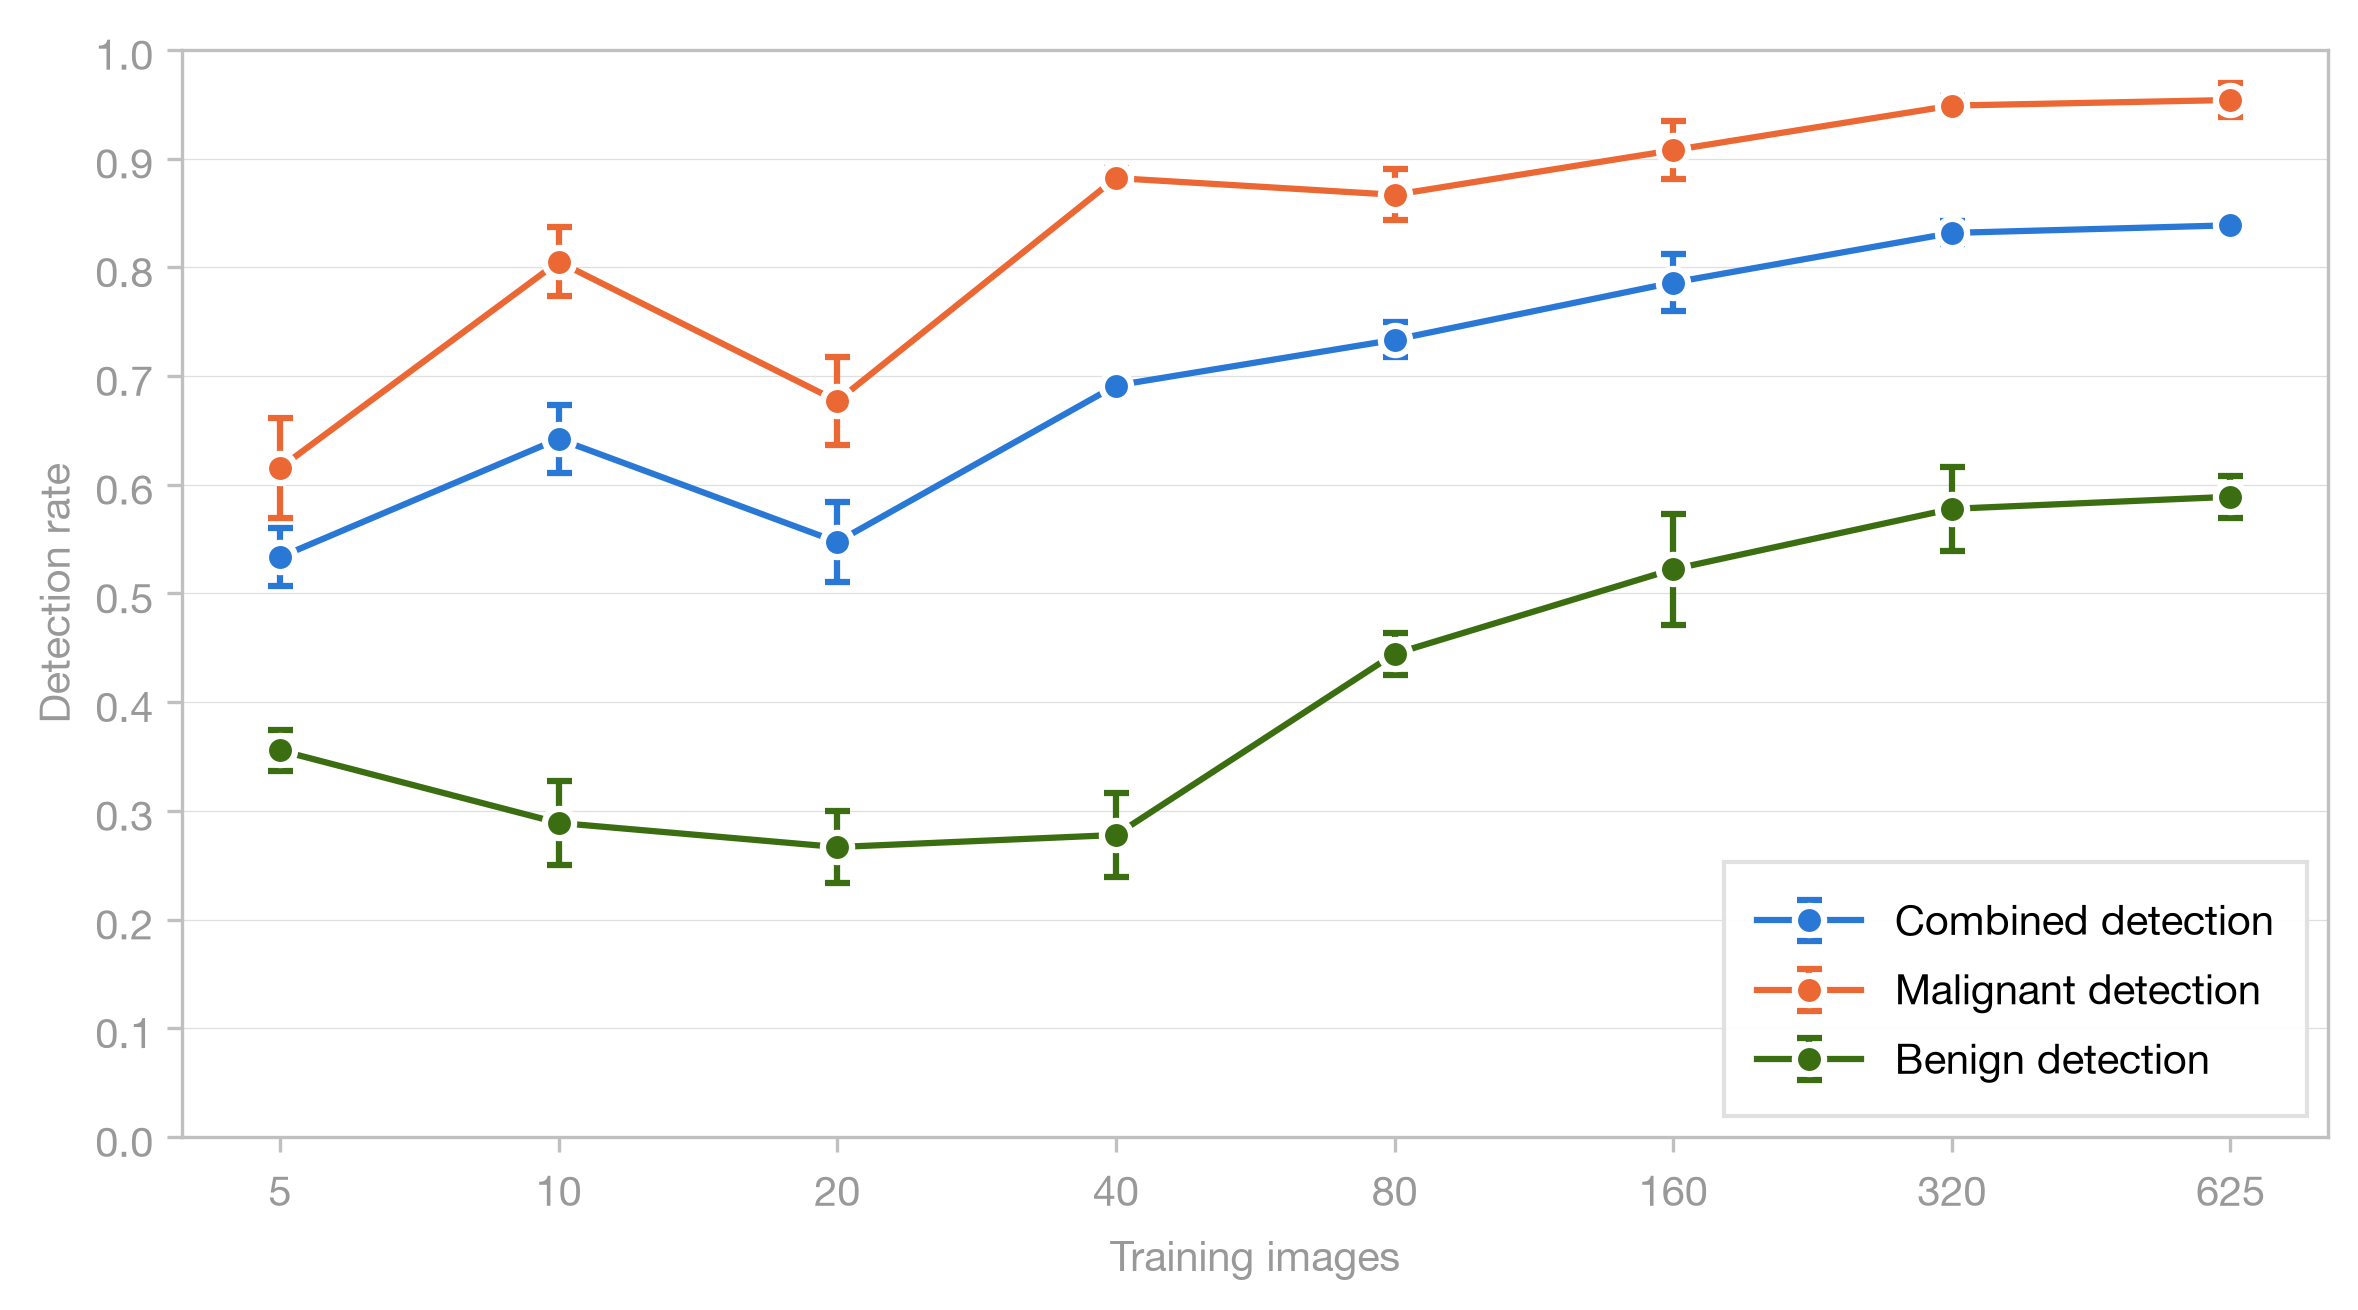

Write the Python code that produced this figure.
"""Overlap detection (IoU > 0) vs. training size for the data-scaling experiment.

Uses the canonical prediction dataset's retained-component overlap flags and
normal false-positive flags. Outputs terminal tables, Markdown, JSON, PNG, and
PDF with mean ± sample SD across seeds 42/43/44 at final checkpoints.

Run from the project root:
    python analysis/data_scaling/evaluate_overlap_detection/evaluate_overlap_detection_iou_00.py
"""

import json
import sys
from collections import defaultdict
from pathlib import Path
from statistics import mean, stdev

import matplotlib
matplotlib.use("Agg")
import matplotlib.pyplot as plt
import matplotlib.ticker as ticker

SCRIPT_DIR = Path(__file__).resolve().parent
PROJECT_ROOT = SCRIPT_DIR.parents[2]
if str(PROJECT_ROOT) not in sys.path:
    sys.path.insert(0, str(PROJECT_ROOT))

from analysis.predictions_dataset.constants import MIN_PRED_AREA_FRACTION
from analysis.predictions_dataset.load_predictions_dataset import (
    DatasetValidationError,
    load_predictions_dataset,
)

IOU_THRESHOLD = 0.0
FLAG_FIELD = "overlap_detection_iou_00_flag"
OUT_BASE = "evaluate_overlap_detection_iou_00"
NOISE_FLOOR = f"{MIN_PRED_AREA_FRACTION * 100:g}% of image area"
EXPERIMENT_NAME = "data_scaling"
EVALUATION_SPLIT = "test"
CHECKPOINT = "final"
SEEDS = [42, 43, 44]
SIZES = [5, 10, 20, 40, 80, 160, 320, 625]
GROUPS = [("All masses", "combined"), ("Malignant masses", "malignant"), ("Benign masses", "benign")]
PLOT_SERIES = [
    ("combined", "Combined detection", "#2a78d6"),
    ("malignant", "Malignant detection", "#eb6834"),
    ("benign", "Benign detection", "#3b6d11"),
]

plt.rcParams.update({
    "font.family": "sans-serif",
    "font.sans-serif": ["Helvetica Neue", "Helvetica", "Arial", "sans-serif"],
    "font.size": 10,
    "font.weight": "400",
    "axes.labelsize": 10,
    "axes.labelcolor": "#999999",
    "xtick.labelsize": 10,
    "ytick.labelsize": 10,
    "xtick.color": "#999999",
    "ytick.color": "#999999",
    "legend.fontsize": 10,
    "legend.framealpha": 0.95,
    "legend.edgecolor": "#e0e0e0",
    "grid.linewidth": 0.3,
    "grid.alpha": 0.4,
    "figure.facecolor": "white",
    "axes.facecolor": "white",
    "axes.spines.top": True,
    "axes.spines.right": True,
})


def select_runs(rows):
    runs = defaultdict(list)
    for row in rows:
        if (
            row.experiment_name == EXPERIMENT_NAME
            and row.evaluation_split == EVALUATION_SPLIT
            and row.checkpoint == CHECKPOINT
            and row.training_set_size in SIZES
            and row.seed in SEEDS
        ):
            runs[row.training_set_size, row.seed].append(row)

    reference_cases = None
    for size in SIZES:
        for seed in SEEDS:
            run = runs[size, seed]
            if not run:
                raise DatasetValidationError(f"Missing scaling run: size={size}, seed={seed}")
            if len({row.configuration_id for row in run}) != 1:
                raise DatasetValidationError(f"Multiple configurations: size={size}, seed={seed}")
            cases = {row.image_id: (row.pathology, row.mass_present) for row in run}
            if len(cases) != len(run):
                raise DatasetValidationError(f"Duplicate test cases: size={size}, seed={seed}")
            if reference_cases is None:
                reference_cases = cases
            if cases != reference_cases:
                raise DatasetValidationError(f"Test cases differ: size={size}, seed={seed}")
            for row in run:
                if row.pathology in ("malignant", "benign"):
                    if not row.mass_present or getattr(row, FLAG_FIELD) is None:
                        raise DatasetValidationError(f"Invalid overlap case: {row.image_id}")
                elif row.pathology == "normal":
                    if row.mass_present or row.normal_false_positive is None:
                        raise DatasetValidationError(f"Invalid normal case: {row.image_id}")
                else:
                    raise DatasetValidationError(f"Unknown pathology: {row.pathology}")
    return runs


def evaluate_detection(rows, positive_class):
    positives = [
        row for row in rows
        if row.mass_present and (positive_class == "combined" or row.pathology == positive_class)
    ]
    normal_cases = [row for row in rows if row.pathology == "normal"]
    if not positives or not normal_cases:
        raise DatasetValidationError(f"Missing positive or normal cases for {positive_class}")
    recall = mean(getattr(row, FLAG_FIELD) for row in positives)
    fp_rate = mean(row.normal_false_positive for row in normal_cases)
    return recall, fp_rate


def summarize_sizes(runs, positive_class):
    metrics = {
        "Detection": {"mean": [], "std": []},
        "False positive rate": {"mean": [], "std": []},
    }
    for size in SIZES:
        results = [evaluate_detection(runs[size, seed], positive_class) for seed in SEEDS]
        for metric, values in zip(metrics.values(), zip(*results)):
            metric["mean"].append(mean(values))
            metric["std"].append(stdev(values))
    return metrics


def fmt(metric, index):
    return f"{metric['mean'][index]:.3f} ± {metric['std'][index]:.3f}"


def main():
    data = load_predictions_dataset()
    runs = select_runs(data.rows)
    stats = {group: summarize_sizes(runs, group) for _, group in GROUPS}
    title = f"Case-level overlap-based detection (IoU>{IOU_THRESHOLD:g}) by training size"
    description = (
        "Data-scaling test runs: seeds 42/43/44, final checkpoints, "
        f"training sizes {', '.join(map(str, SIZES))}. Detection = IoU > "
        f"{IOU_THRESHOLD:g}, noise floor "
        f"{NOISE_FLOOR}. Values are mean ± sample SD across seeds."
    )
    payload = {
        "title": title,
        "description": description,
        "noise_floor": NOISE_FLOOR,
        "detection_definition": f"IoU > {IOU_THRESHOLD:g}",
        "dataset_snapshot_id": data.snapshot_id,
        "experiment_name": EXPERIMENT_NAME,
        "evaluation_split": EVALUATION_SPLIT,
        "checkpoint": CHECKPOINT,
        "seeds": SEEDS,
        "training_set_sizes": SIZES,
        **stats,
    }
    json_path = SCRIPT_DIR / f"{OUT_BASE}.json"
    json_path.write_text(json.dumps(payload, indent=2, allow_nan=False) + "\n", encoding="utf-8")

    lines = [
        f"# {title}", "", description, "",
        f"Dataset snapshot: `{data.snapshot_id}`.", "",
        f"A mass-present case is detected when `{FLAG_FIELD}` is True: the highest "
        "single-component IoU between a retained predicted component and the "
        f"ground-truth mass exceeds {IOU_THRESHOLD:g}. Off-target blobs are ignored.", "",
        "Each table reports case-level false positives computed on normal cases only. "
        "A normal case with any retained predicted mass component is a false alarm.", "",
        "Values are mean ± sample standard deviation across the three seeds.", "",
    ]
    for title, group in GROUPS:
        metrics = stats[group]
        lines.extend([
            f"## {title}", "",
            "| Training size | Detection | Normal cases FP rate |",
            "|--------------:|----------:|---------------------:|",
        ])
        for index, size in enumerate(SIZES):
            lines.append(
                f"| {size} | {fmt(metrics['Detection'], index)} | "
                f"{fmt(metrics['False positive rate'], index)} |"
            )
        lines.append("")
    report = "\n".join(lines)
    (SCRIPT_DIR / f"{OUT_BASE}.md").write_text(report, encoding="utf-8")
    print(report)

    fig, ax = plt.subplots(figsize=(8, 4.5))
    positions = list(range(len(SIZES)))
    for group, label, color in PLOT_SERIES:
        metric = stats[group]["Detection"]
        ax.errorbar(
            positions, metric["mean"], yerr=metric["std"], fmt="-o", color=color,
            label=label, markersize=7, linewidth=1.5, capsize=3,
            markeredgecolor="white", markeredgewidth=1.5, zorder=3,
        )
    ax.set_xlabel("Training images")
    ax.set_ylabel("Detection rate")
    ax.set_xticks(positions, labels=SIZES)
    ax.set_ylim(0, 1.0)
    ax.set_yticks([value / 10 for value in range(11)])
    ax.yaxis.set_major_formatter(ticker.FormatStrFormatter("%.1f"))
    ax.grid(True, axis="y", linewidth=0.3, alpha=0.4)
    ax.grid(False, axis="x")
    for spine in ax.spines.values():
        spine.set_color("#c0c0c0")
    ax.tick_params(axis="both", which="both", color="#c0c0c0", labelcolor="#999999")
    ax.legend(loc="best", frameon=True, fancybox=False, borderpad=0.8, handlelength=2.5)
    fig.tight_layout(pad=1.2)
    for extension in ("pdf", "png"):
        output_path = SCRIPT_DIR / f"{OUT_BASE}.{extension}"
        metadata = {"CreationDate": None} if extension == "pdf" else None
        fig.savefig(output_path, dpi=300, bbox_inches="tight", metadata=metadata)
        print(f"Wrote {output_path}")
    plt.close(fig)


if __name__ == "__main__":
    main()
